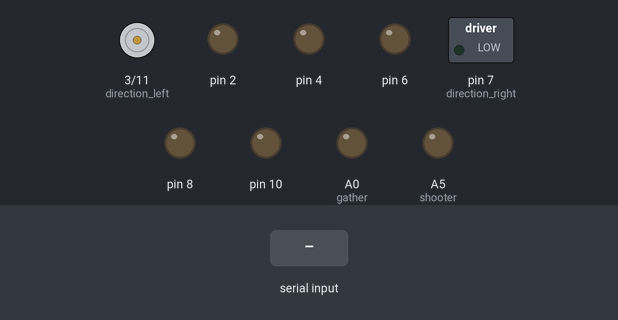
Simulated run of this sketch. Board: Arduino Uno, built with avr-gcc and run on an emulated ATmega328P. Parts: direction and speed pins drawn as motors (green arrow = direction pin HIGH = forward, orange = LOW = backward, longer = more drive), switched loads named in the sketch (green lamp = pin HIGH), output pins drawn as LEDs (lit = HIGH). The test bench sets the inputs (shaded band).

Above: at 1.2 s.
1.3 s: "D" received over the second serial link
At 1.9 s:
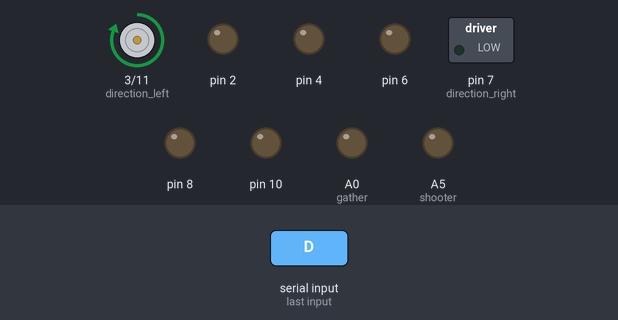
2.8 s: "E" received over the second serial link
At 4.0 s:
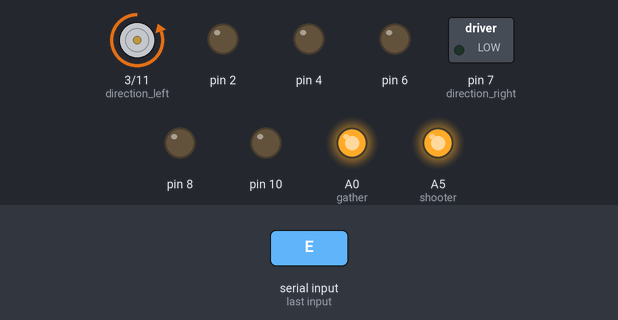
4.3 s: "F" received over the second serial link
At 5.4 s:
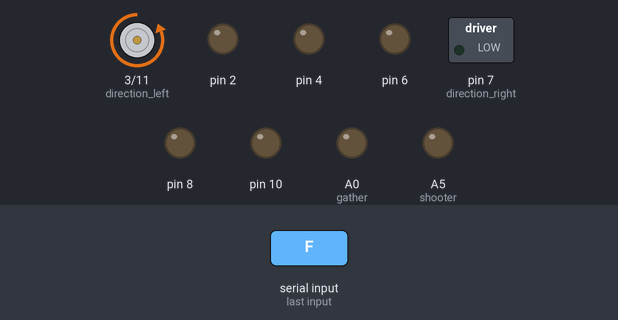
5.8 s: "G" received over the second serial link
At 6.1 s:
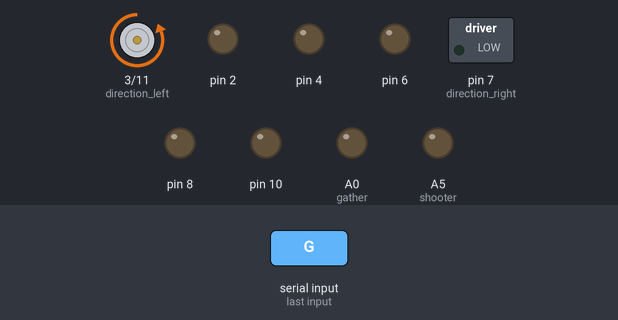
7.3 s: "C90\n" received over the second serial link
At 8.5 s:
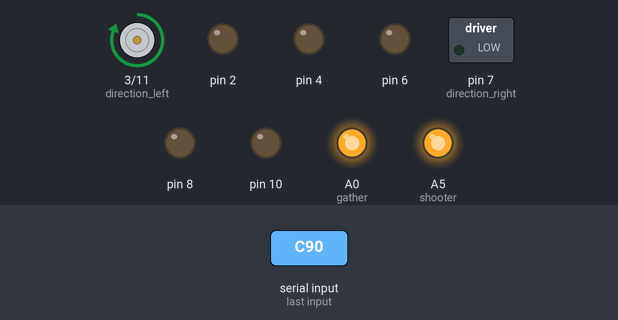
8.8 s: "H" received over the second serial link
At 10.0 s:
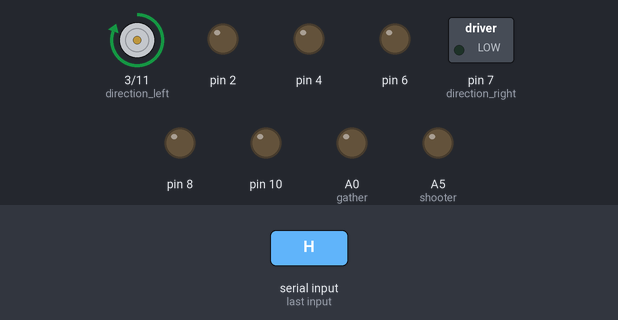
Timing chart, 0 to 11.3 s (numbered marks = the images above; inputs shaded):
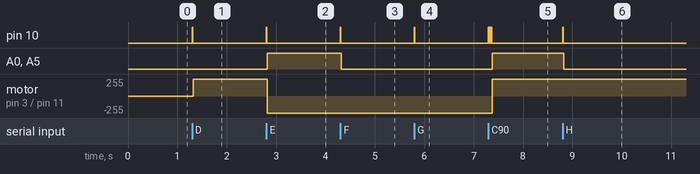

The sketch:

RECEIVER_OCT082014.ino
```cpp
// RECEIVER code last modified OCT 08 2014
// by Calvin Ng
// algorithm by Calvin Ng and Arvy Ngo

#include <SoftwareSerial.h>

SoftwareSerial mySerial(12, 13);

int direction_left = 3;
int direction_right = 7;

int pwm_left = 11;
int pwm_right = 5;

char motor_status_right = 'N'; // for display in serial monitor only
char motor_status_left = 'N'; // for display in serial monitor only

int gather = A0; // gather pin
int shooter = A5; // shooter pin


int mechanisism_ON = 55; // power level is set to maximum
int mechanisism_OFF = 255; // power level is set to 0

int leftm_direction;
int rightm_direction;
int leftm_power;
int rightm_power;

int leftm_3rd_digit;
int leftm_2nd_digit;
int leftm_1st_digit;

int rightm_3rd_digit;
int rightm_2nd_digit;
int rightm_1st_digit;

int shooter_status = 0;
int gather_status = 0;

void setup(){

   //Serial.begin (38400);
   mySerial.begin (38400);
   pinMode (direction_left , OUTPUT);
   pinMode (direction_right , OUTPUT);
   pinMode (gather , OUTPUT);
   pinMode (shooter, OUTPUT);

   pinMode (10, OUTPUT);

   // grounds the following pins
   pinMode (6, OUTPUT);
   digitalWrite(6, LOW);
   pinMode (2, OUTPUT);
   digitalWrite(2, LOW);
   pinMode (4, OUTPUT);
   digitalWrite(4, LOW);
   pinMode (8, OUTPUT);
   digitalWrite(8, LOW);
}


void assign_to_motors(){


    // ============ right motor =========================================================
    if(rightm_direction == 'I' || rightm_direction == 'J'){  // if right motor is forward
      digitalWrite(direction_right, HIGH);

      motor_status_right = 'F'; // for display in serial monitor only

      if(rightm_power > 255){
        rightm_power = 255;
      }

      analogWrite(pwm_right, rightm_power);
    }
    else if(rightm_direction == 'K' || rightm_direction == 'L'){  // if right motor is reverse

      digitalWrite(direction_right, LOW);
      motor_status_right = 'B'; // for display in serial monitor only

      if(rightm_power > 255){
        rightm_power = 255;
      }

      analogWrite(pwm_right, rightm_power);

    }

    // ============ left motor =========================================================
    if(leftm_direction == 'C' || leftm_direction == 'D'){   // if left motor is forward
       digitalWrite(direction_left, HIGH);
       motor_status_left = 'F'; // for display in serial monitor only

       if(leftm_power > 255){
         leftm_power = 255;
       }

       analogWrite(pwm_left, leftm_power);
    }
    else if(leftm_direction == 'E' || leftm_direction == 'F'){   // if left motor is reverse
       digitalWrite(direction_left, LOW);
       motor_status_left = 'B'; // for display in serial monitor only

       if(leftm_power > 255){
         leftm_power = 255;
       }

       analogWrite(pwm_left, leftm_power);
    }

    // setting of power level
    if(rightm_direction == 'G' || rightm_direction == 'H' || leftm_direction == 'A' || leftm_direction == 'B'){   // neutral

       motor_status_left = 'N'; // for display in serial monitor only
       motor_status_right = 'N'; // for display in serial monitor only

       analogWrite(pwm_right, 0);
       analogWrite(pwm_left, 0);
    }
    else{   //  for backward and/or forward

    }


    //===========shooter & gather statuses================================================

    if(leftm_direction == 'A' || leftm_direction == 'C' || leftm_direction == 'E'){   // set shooter to high
       digitalWrite(shooter, HIGH);
       digitalWrite(gather, HIGH);
       //analogWrite(mechanisism_switch, mechanisism_ON);
    }

    else if(rightm_direction == 'G' || rightm_direction == 'I' || rightm_direction == 'K'){   // set gather to high
       digitalWrite(gather, HIGH);
       //analogWrite(mechanisism_switch, mechanisism_ON);
    }
    else{
       digitalWrite(shooter, LOW);
       digitalWrite(gather, LOW);
       //analogWrite(mechanisism_switch, mechanisism_OFF);
    }


    //delay(100);
}


void loop() {

       int msg_ctr = 0;
       while(mySerial.available()){
         byte a = mySerial.read();

         if(msg_ctr == 0){
           leftm_direction = a;
           digitalWrite(10, HIGH);
           delay(10);
           digitalWrite(10, LOW);
           delay(10);
         }
         else if(msg_ctr == 1){
           leftm_3rd_digit = a;
           digitalWrite(10, HIGH);
           delay(10);
           digitalWrite(10, LOW);
           delay(10);
         }
         else if(msg_ctr == 2){
           leftm_2nd_digit = a;
           digitalWrite(10, HIGH);
           delay(10);
           digitalWrite(10, LOW);
           delay(10);
         }
         else if(msg_ctr == 3){
           leftm_1st_digit = a;
           digitalWrite(10, HIGH);
           delay(10);
           digitalWrite(10, LOW);
           delay(10);
         }
         else if(msg_ctr == 4){
           rightm_direction = a;
           digitalWrite(10, HIGH);
           delay(10);
           digitalWrite(10, LOW);
           delay(10);
         }
         else if(msg_ctr == 5){
           rightm_3rd_digit = a;
           digitalWrite(10, HIGH);
           delay(10);
           digitalWrite(10, LOW);
           delay(10);
         }
         else if(msg_ctr == 6){
           rightm_2nd_digit = a;
           digitalWrite(10, HIGH);
           delay(10);
           digitalWrite(10, LOW);
           delay(10);
         }
         else if(msg_ctr == 7){
           rightm_1st_digit = a;
           digitalWrite(10, HIGH);
           delay(10);
           digitalWrite(10, LOW);
           delay(10);

         }
         msg_ctr++;
       }


   leftm_power = abs((((leftm_3rd_digit - 48) * 100) + ((leftm_2nd_digit - 48) * 10) + (leftm_1st_digit - 48)));
   rightm_power = abs((((rightm_3rd_digit - 48) * 100) + ((rightm_2nd_digit - 48) * 10) + (rightm_1st_digit - 48)));


   assign_to_motors();


   /*
   Serial.print( "left motor direction: ");
   Serial.println( motor_status_left);
   Serial.print( "left motor power: ");
   Serial.println ( leftm_power );
   Serial.print( "right motor direction: ");
   Serial.println( motor_status_right);
   Serial.print( "right motor power: ");
   Serial.println ( rightm_power );
   Serial.println ("");

   delay (800);
   */


}
```

Measured:
- after the input at 1.3 s, pin 10: LOW → HIGH at once, → LOW 0.01 s later; motor on pin 3 (direction_left) / pin 11 (pwm_left): stopped → forward 255/255 at once
- after the input at 2.8 s, pin 10: LOW → HIGH at once, → LOW 0.01 s later; A0 (gather), A5 (shooter): LOW → HIGH at once; motor on pin 3 (direction_left) / pin 11 (pwm_left): forward 255/255 → backward 255/255 at once
- after the input at 4.3 s, pin 10: LOW → HIGH at once, → LOW 0.01 s later; A0 (gather), A5 (shooter): HIGH → LOW at once
- after the input at 5.8 s, pin 10: LOW → HIGH at once, → LOW 0.01 s later
- after the input at 7.3 s, pin 10: alternates HIGH for 0.01 s and LOW for 0.01 s, 8 changes in all, then stays LOW, starting at once; A0 (gather), A5 (shooter): LOW → HIGH after 0.08 s; motor on pin 3 (direction_left) / pin 11 (pwm_left): backward 255/255 → forward 255/255 after 0.08 s
- after the input at 8.8 s, pin 10: LOW → HIGH at once, → LOW 0.01 s later; A0 (gather), A5 (shooter): HIGH → LOW at once
